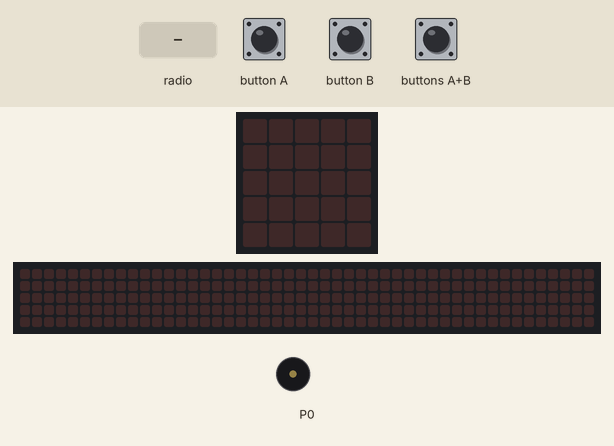
A program run on a simulated BBC micro:bit (MakeCode). Shown: the board's 5×5 LED display, a strip that is not on the board, showing the scrolling text unrolled, buzzer (waves = sounding). The inputs (shaded band) are chosen by the test bench. The 48×5 strip is a reading aid, not a part: it shows the text the display is scrolling, unrolled, one strip-width of it at a time.

Above: at 1.2 s.
1.3 s: radio message "accurate hitboxes" arrives
At 1.5 s:
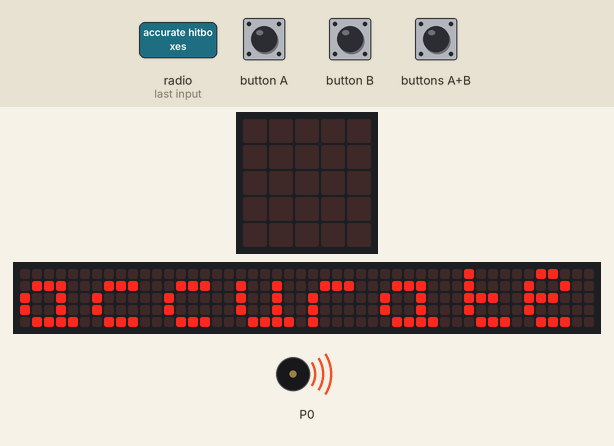
At 9.45 s:
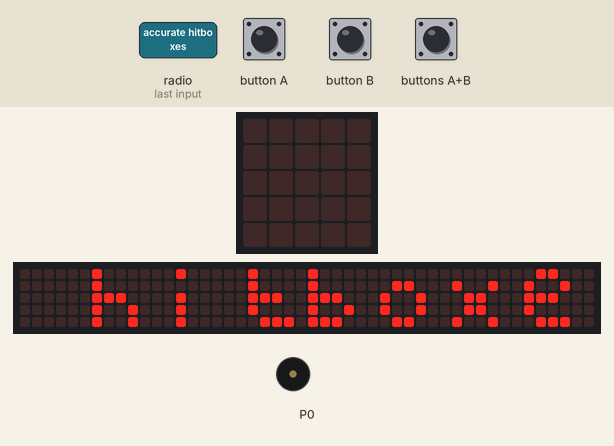
13.3 s: radio message "inaccurate hitboxes" arrives
At 17.83 s:
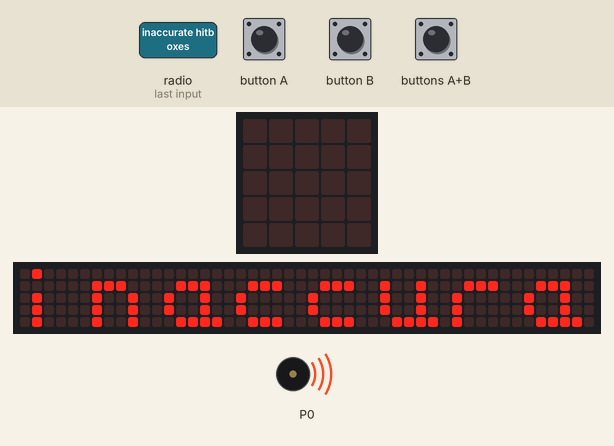
Timing chart, 0 to 19.4 s (numbered marks = the images above; inputs shaded):
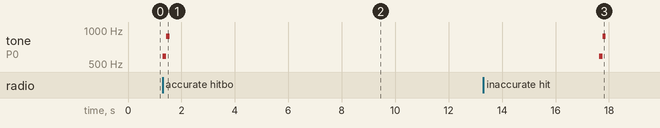

Measured:
- after the input at 1.3 s, tone on P0: silent → 587 Hz at once, → 880 Hz 0.13 s later, → silent 0.12 s later; the display: changes after 0.13 s (image 1)
- after the input at 13.3 s, tone on P0: silent → 587 Hz after 4.3 s, → 880 Hz 0.13 s later, → silent 0.12 s later; the display: first differs from a run without the input after 4.5 s (image 3)
- what the display in image 2 shows lasts 0.5 s, from 9.2 s to 9.7 s

The program:

main.ts
```typescript
input.onButtonPressed(Button.A, function () {
    radio.sendString("accurate hitboxes")
})
input.onButtonPressed(Button.AB, function () {
    radio.sendString("inaccurate hitboxes")
})
radio.onReceivedString(function (receivedString) {
    music.play(music.tonePlayable(587, music.beat(BeatFraction.Quarter)), music.PlaybackMode.UntilDone)
    music.play(music.tonePlayable(880, music.beat(BeatFraction.Quarter)), music.PlaybackMode.InBackground)
    basic.showString(receivedString)
    basic.clearScreen()
})
input.onButtonPressed(Button.B, function () {
    radio.sendString("negative hitboxes")
})
radio.setGroup(1)
```

test.ts
```typescript
// tests gaan hier; deze zal niet worden gecompileerd wanneer dit pakket wordt gebruikt als extensie.
```
